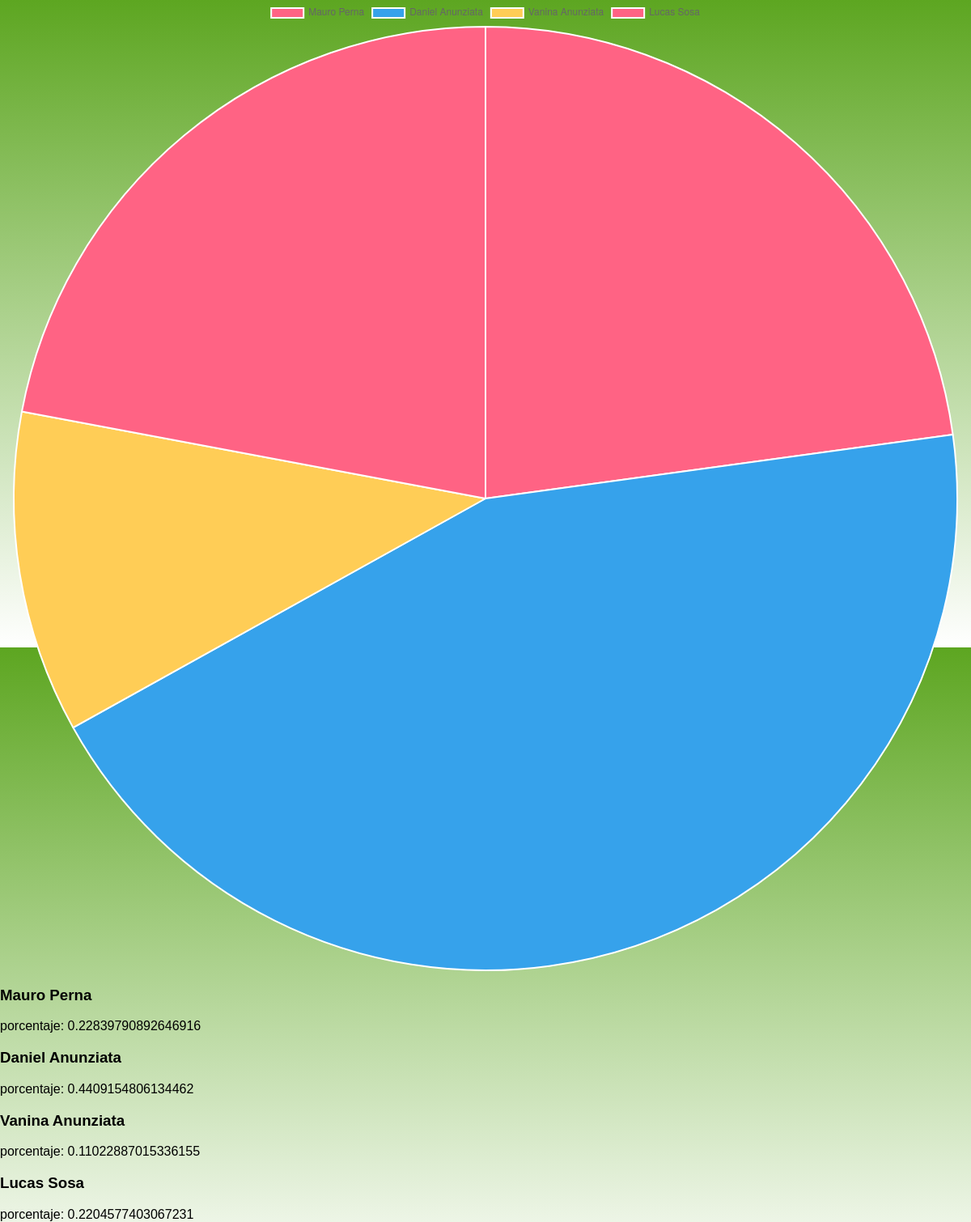
Before: /home (signed in) with the older database file.
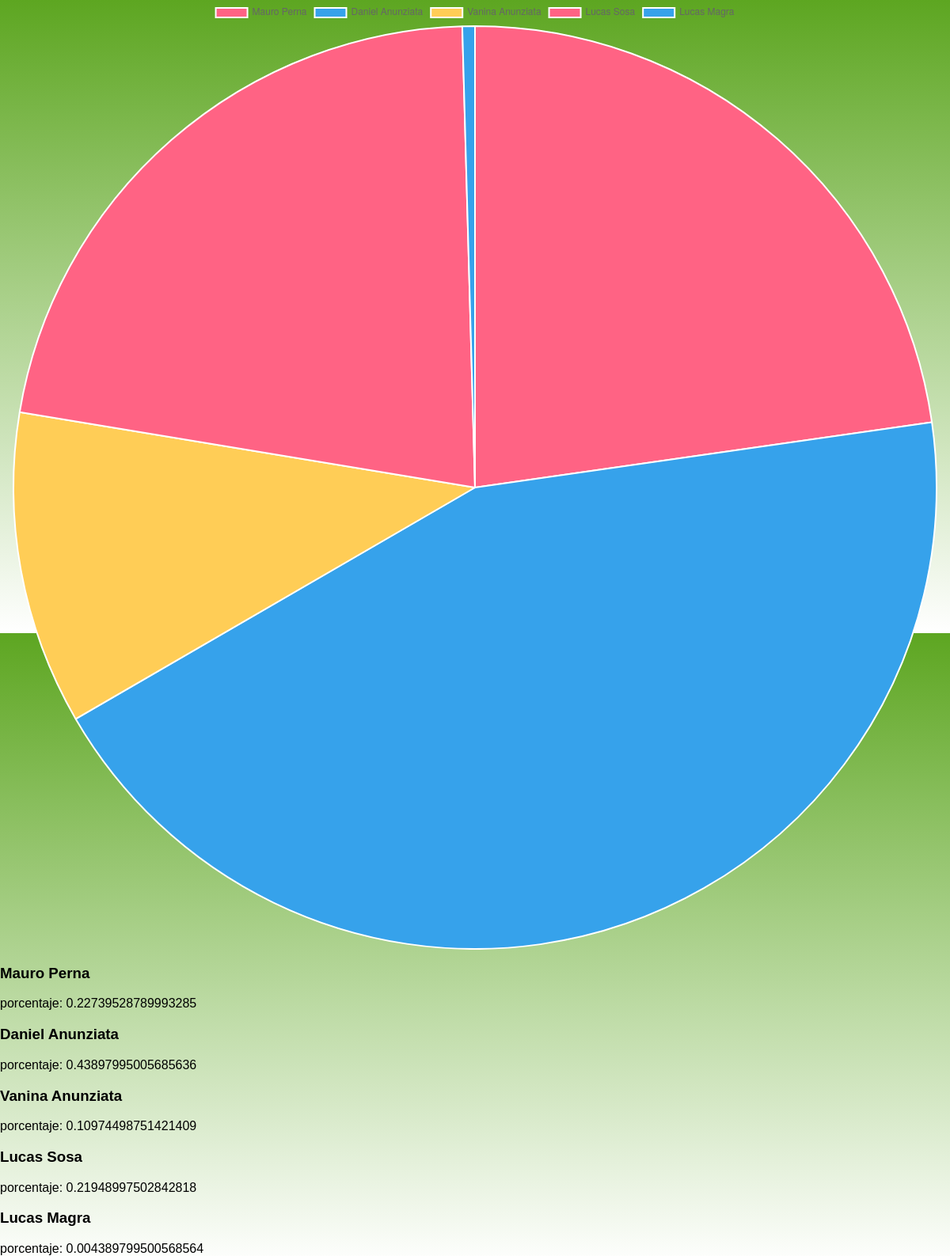
After: the same page with the newer database file.
### main.py (models this page shows, shortened)
class User(db.Model):
    __tablename__ = 'colaboradores'
    id = db.Column(db.Integer, primary_key=True)
    username = db.Column(db.String(80), unique=True, nullable=False)
    email = db.Column(db.String(120), unique=False, nullable=False)
    password = db.Column(db.String(250), unique=False, nullable=False)
    is_admin = db.Column(db.Boolean, default=False)
    fecha_inicio_actividad = db.Column(db.String(120), unique=False, nullable=False)
    monto_inicial = db.Column(db.String(120), unique=False, nullable=False)
    fecha_ultima_actualizacion = db.Column(db.String(120), unique=False, nullable=False)

### main.py (the view)
@app.route('/home')
def home():
    if "username" in session:
        col = Colaborador.dataPush()
        labels = [row[0] for row in col]
        values = [row[1] for row in col]
        return render_template('home.html', labels=labels, values=values, col=col)
    return "debes logearte primero"

### main.py (called while the page is built)
    def montoTotal():
        monto_total = 0
        for i in User.query.filter(User.username and User.monto_inicial).all():
            monto_total += float(i.monto_inicial)
        return monto_total

    def dataPush():
        tuplaColaboradores = []
        montoTotal = Colaborador.montoTotal()
        for j in User.query.filter(User.username and User.monto_inicial).all():
            nombre = j.username
            porcentaje = float(j.monto_inicial)/montoTotal
            tuplaColaboradores.append((nombre,porcentaje))
        return tuplaColaboradores

### templates/home.html (shortened to what this page needs)
{% extends "base/base.html" %}
{% block content %}
<div width="10px">
    <canvas id="grafica"></canvas>
</div>
<script>
    var grafica = document.getElementById("grafica");
    var myChart = new Chart(grafica, {
        type:'pie',
        data: {
            labels: {{ labels | safe }},
            datasets: [{
                label: "Data points",
                data: {{ values | safe }},
                backgroundColor: ["#ff6384", "#36a2eb", "#ffcd56"]
            }]
        }
        });
</script>
<div class="div">
    {% for item in col %}
    <section>
        <h3>{{ item[0] }}</h3>
        <p>porcentaje: {{ item[1] }}</p>
    </section>
    {% endfor %}
</div>
{% endblock %}

### templates/base/base.html (shortened to what this page needs)
<!DOCTYPE html>
<html lang="en">
<head>
    <link rel="stylesheet" href="{{ url_for('static', filename='css/master.css') }}">
</head>
<body>
    <main class="container p-4">
    {% block content %}
    {% endblock %}
    </main>
</body>
</html>

### static/css/master.css (style rules this page uses)
body { margin: 0; padding: 0; background: rgb(255,255,255); background: linear-gradient(0deg, rgba(255,255,255,1) 0%, rgba(93,166,33,1) 100%, rgba(0,212,255,1) 100%); background-size: cover; font-family: sans-serif; height: 100vh; }

Changed rows visible on the page:
computed for User "Mauro Perna": item "0.22839790892646916" → "0.22739528789993285"
computed for User "Daniel Anunziata": item "0.4409154806134462" → "0.43897995005685636"
computed for User "Vanina Anunziata": item "0.11022887015336155" → "0.10974498751421409"
computed for User "Lucas Sosa": item "0.2204577403067231" → "0.21948997502842818"
added User: username "Lucas Magra", item "0.004389799500568564"
Other visible differences:
chart data {{ labels | safe }}: ['Mauro Perna', 'Daniel Anunziata', 'Vanina Anunziata', 'Lucas Sosa'] → ['Mauro Perna', 'Daniel Anunziata', 'Vanina Anunziata', 'Lucas Sosa', 'Lucas Magra']
chart data {{ values | safe }}: [0.22839790892646916, 0.4409154806134462, 0.11022887015336155, 0.2204577403067231] → [0.22739528789993285, 0.43897995005685636, 0.10974498751421409, 0.21948997502842818, 0.004389799500568564]
